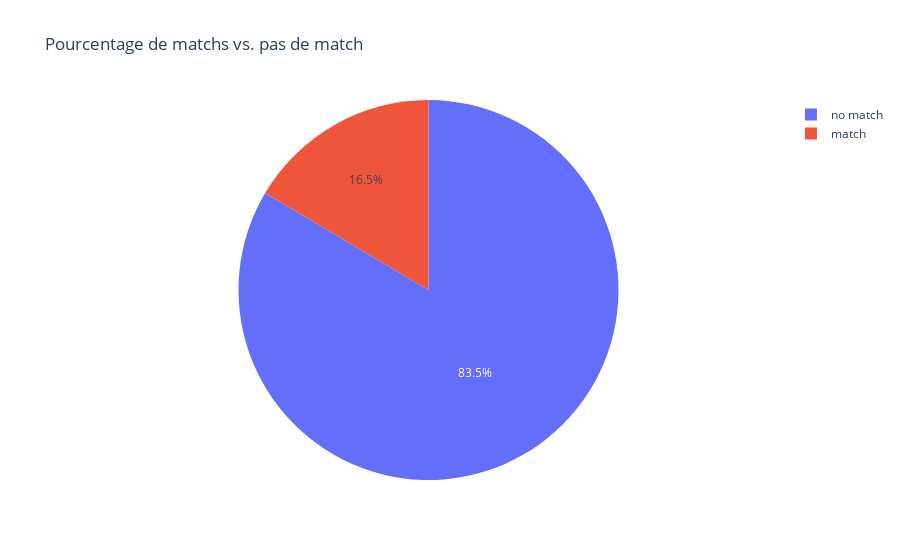

This figure's notebook cell:
### Code cell
# Pie_chart sur les matchs

# Calculer les pourcentages
match_counts = dataset['match'].value_counts(normalize=True) * 100

# Créer le graphique interactif
fig = px.pie(match_counts, 
             values=match_counts.values, 
             names=match_counts.index,
             title='Pourcentage de matchs vs. pas de match')

# Afficher le graphique interactif
fig.show()

### Figure 1 — Plotly figure (JSON) as saved in the notebook; plotly's stock layout.template omitted (floating-point values rounded to 4 significant figures)
{"data": [{"domain": {"x": [0, 1], "y": [0, 1]}, "hovertemplate": "match=%{label}<br>value=%{value}<extra></extra>", "labels": ["no match", "match"], "legendgroup": "", "name": "", "showlegend": true, "type": "pie", "values": [83.53, 16.47]}], "layout": {"legend": {"tracegroupgap": 0}, "title": {"text": "Pourcentage de matchs vs. pas de match"}}}
